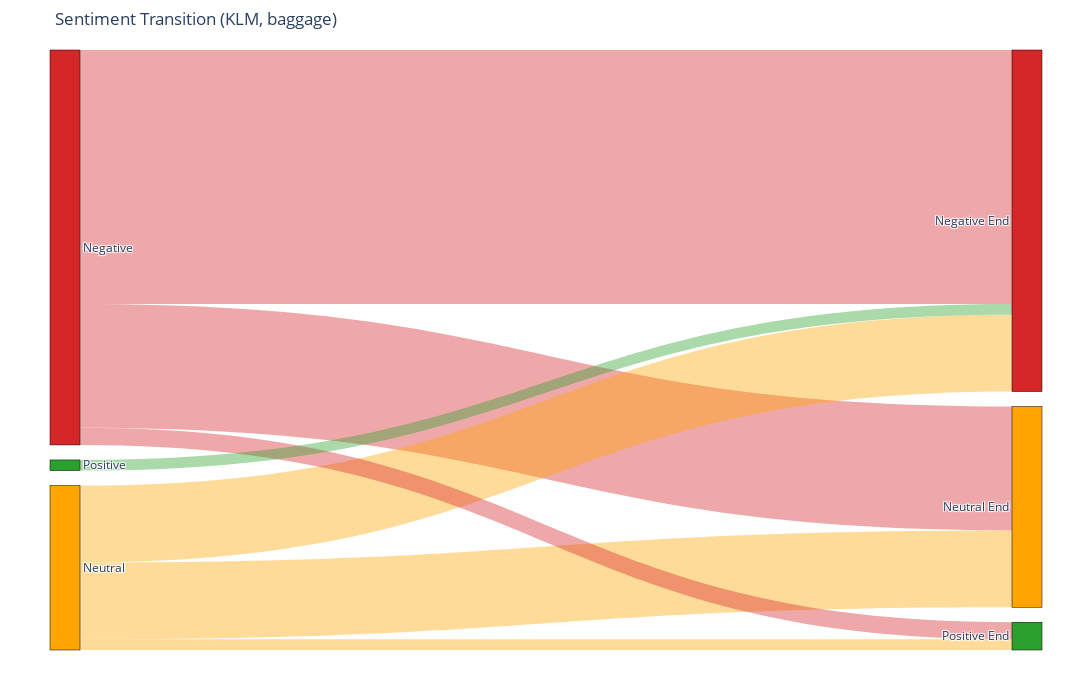

Write notebook code for a chart like this one.
### Code cell
# Define the airline user ID
klm_user_id = 56377143

# Define the query to get all tweets in the conversations involving British Airways
query_sankey_klm_baggage = f"""
SELECT tweets.text, tweets.label, tweets.user_id, tweets.timestamp_ms, hasher.conversation_id, hasher.conversation_rank
FROM tweets
JOIN hasher ON hasher.id = tweets.id
JOIN conversations ON hasher.conversation_id = conversations.conversation_id
WHERE conversations.airline LIKE '%KLM%' 
    AND tweets.baggage = 1
    AND tweets.timestamp_ms >= UNIX_TIMESTAMP('{start_date}') * 1000
    AND tweets.timestamp_ms <= UNIX_TIMESTAMP('{end_date}') * 1000
ORDER BY tweets.timestamp_ms;
"""

# Load the result of the query into a DataFrame
df_tweets_klm_sankey_baggage = pd.read_sql(query_sankey_klm_baggage, connection)

# Convert the datetime column to pandas datetime
df_tweets_klm_sankey_baggage['datetime'] = pd.to_datetime(df_tweets_klm_sankey_baggage['timestamp_ms'], unit='ms')

df_tweets_klm_sankey_baggage['datetime'] = df_tweets_klm_sankey_baggage['datetime'].dt.tz_localize('UTC').dt.tz_convert('Europe/Amsterdam')

# Initialize empty lists to store sentiments
sentiments_initial_tweet = []
sentiments_post_reply = []

# Group tweets by conversation_id
grouped_sankey_klm_baggage = df_tweets_klm_sankey_baggage.groupby('conversation_id')

# Process each conversation
for conversation_id, group in grouped_sankey_klm_baggage:
    # Identify the initial user's tweet (rank 1)
    user_initial_tweet = group[(group['user_id'] != klm_user_id) & (group['conversation_rank'] == 1)]
    
    if not user_initial_tweet.empty:
        user_id = user_initial_tweet['user_id'].iloc[0]
        initial_tweet_time = user_initial_tweet['datetime'].iloc[0]

        # Identify the airline's reply to this initial tweet
        airline_reply = group[(group['user_id'] == klm_user_id) & (group['datetime'] > initial_tweet_time)]
        if not airline_reply.empty:
            airline_reply_time = airline_reply['datetime'].iloc[0]

            # Identify the user's reply to the airline's response
            user_followup_tweet = group[(group['user_id'] == user_id) & (group['datetime'] > airline_reply_time)]
            if not user_followup_tweet.empty:
                # Append sentiments for analysis
                sentiments_initial_tweet.append(user_initial_tweet['label'].iloc[0])
                sentiments_post_reply.append(user_followup_tweet['label'].iloc[0])

# Step 1: Prepare data for Sankey diagram
transitions = pd.DataFrame({
    'initial': sentiments_initial_tweet,
    'post_reply': sentiments_post_reply
})

# Count transitions
transition_counts = transitions.value_counts().reset_index(name='count')

# Add percentage to transition_counts
total_counts = transition_counts['count'].sum()
transition_counts['percentage'] = (transition_counts['count'] / total_counts * 100).round(2)

# Define nodes (initial sentiments and final grouped sentiments)
nodes = ['positive', 'negative', 'neutral', 'positive_end', 'negative_end', 'neutral_end']
node_indices = {label: i for i, label in enumerate(nodes)}

# Prepare data for Sankey diagram
source = [node_indices[row['initial']] for _, row in transition_counts.iterrows()]
target = [node_indices[f"{row['post_reply']}_end"] for _, row in transition_counts.iterrows()]
value = transition_counts['count'].tolist()
label = [f"{row['initial']} to {row['post_reply']}: {row['count']} ({row['percentage']}%)" for _, row in transition_counts.iterrows()]

# Define colors for nodes and links
node_colors = {
    'positive': 'rgb(44, 160, 44)',  # green
    'negative': 'rgb(214, 39, 40)',  # red
    'neutral': 'rgb(255, 165, 0)',   # orange
    'positive_end': 'rgb(44, 160, 44)',  # green for final positive
    'negative_end': 'rgb(214, 39, 40)',  # red for final negative
    'neutral_end': 'rgb(255, 165, 0)'    # orange for final neutral
}

transition_colors = {
    'positive': 'rgba(44, 160, 44, 0.4)',  # light green
    'negative': 'rgba(214, 39, 40, 0.4)',  # light red
    'neutral': 'rgba(255, 165, 0, 0.4)'    # light orange
}

# Create color list for nodes
colors = [node_colors[node] for node in nodes]

# Create the Sankey diagram
fig = go.Figure(data=[go.Sankey(
    node=dict(
        pad=15,
        thickness=30,
        line=dict(color="black", width=0.5),
        label=['Positive', 'Negative', 'Neutral', 'Positive End', 'Negative End', 'Neutral End'],
        color=colors
    ),
    link=dict(
        source=source,
        target=target,
        value=value,
        color=[transition_colors[row['initial']] for _, row in transition_counts.iterrows()],  # Use bland colors for transitions
        customdata=label,
        hovertemplate='%{customdata}<extra></extra>',
        label=label  # Add labels directly to the links
    )
)])

fig.update_layout(
    title_text="Sentiment Transition (KLM, baggage)", 
    font_size=12,
    width=1200,  # increased width to accommodate the legend
    height=700,
    margin=dict(l=50, r=50, t=50, b=50)  # Adjusted margins
)

fig.show()

### Figure 1 — Plotly figure (JSON) as saved in the notebook; plotly's stock layout.template omitted (floating-point values rounded to 4 significant figures)
{"data": [{"link": {"color": ["rgba(214, 39, 40, 0.4)", "rgba(214, 39, 40, 0.4)", "rgba(255, 165, 0, 0.4)", "rgba(255, 165, 0, 0.4)", "rgba(214, 39, 40, 0.4)", "rgba(255, 165, 0, 0.4)", "rgba(44, 160, 44, 0.4)"], "customdata": ["negative to negative: 119 (44.57%)", "negative to neutral: 58 (21.72%)", "neutral to negative: 36 (13.48%)", "neutral to neutral: 36 (13.48%)", "negative to positive: 8 (3.0%)", "neutral to positive: 5 (1.87%)", "positive to negative: 5 (1.87%)"], "hovertemplate": "%{customdata}<extra></extra>", "label": ["negative to negative: 119 (44.57%)", "negative to neutral: 58 (21.72%)", "neutral to negative: 36 (13.48%)", "neutral to neutral: 36 (13.48%)", "negative to positive: 8 (3.0%)", "neutral to positive: 5 (1.87%)", "positive to negative: 5 (1.87%)"], "source": [1, 1, 2, 2, 1, 2, 0], "target": [4, 5, 4, 5, 3, 3, 4], "value": [119, 58, 36, 36, 8, 5, 5]}, "node": {"color": ["rgb(44, 160, 44)", "rgb(214, 39, 40)", "rgb(255, 165, 0)", "rgb(44, 160, 44)", "rgb(214, 39, 40)", "rgb(255, 165, 0)"], "label": ["Positive", "Negative", "Neutral", "Positive End", "Negative End", "Neutral End"], "line": {"color": "black", "width": 0.5}, "pad": 15, "thickness": 30}, "type": "sankey"}], "layout": {"font": {"size": 12}, "height": 700, "margin": {"b": 50, "l": 50, "r": 50, "t": 50}, "title": {"text": "Sentiment Transition (KLM, baggage)"}, "width": 1200}}
